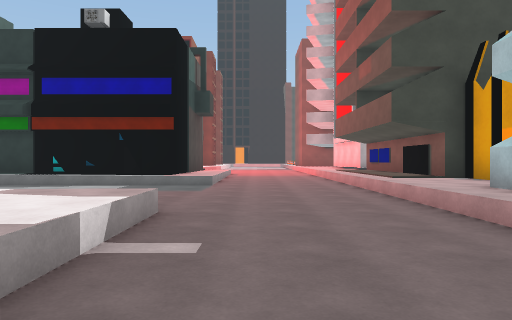
[1] (above)

24 first-person views from a walk through a scene from a Unity 3-D project. The camera is 1.3 m above the floor, looks level and sees 70° across. The floor is counted in squares, 2 m on a side. Each view is taken from the middle of a square. On the plan, view 1 faces up. The plan holds only what a view shows up to about 11 squares ahead; the rest is blank. The place goes on beyond the plan. The player is left out.

[2]
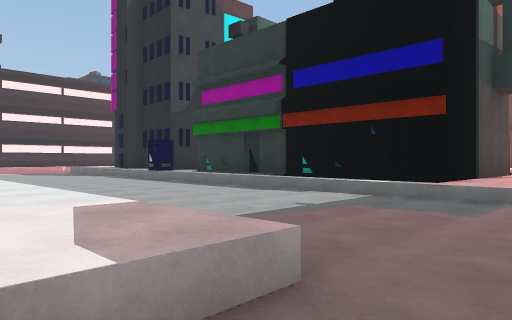

[3]
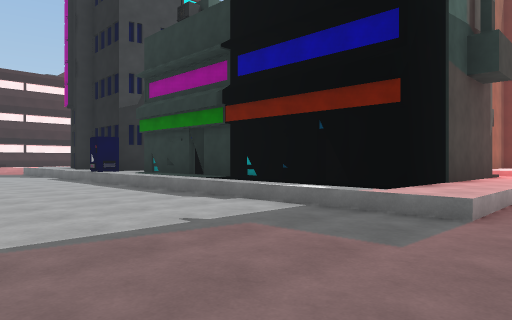

[4]
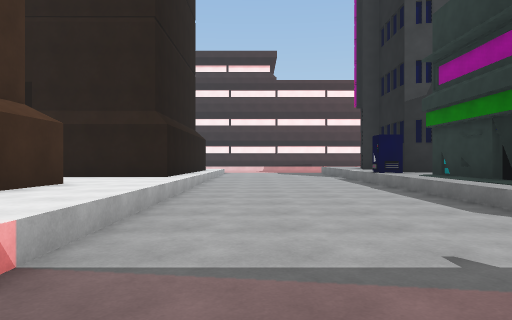

[5]
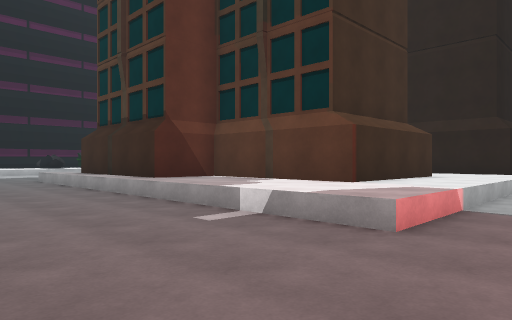

[6]
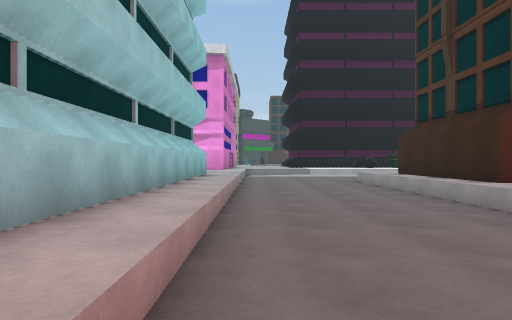

[7]
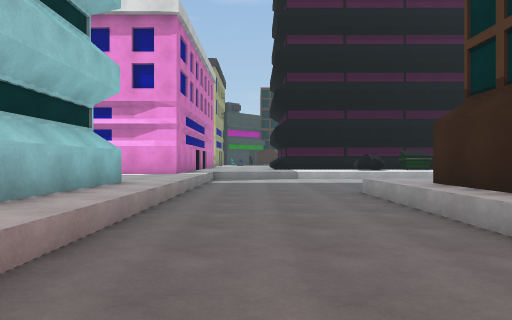

[8]
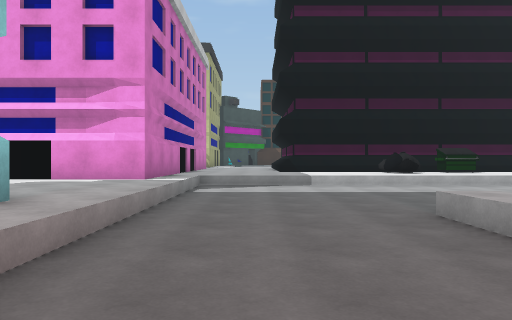

[9]
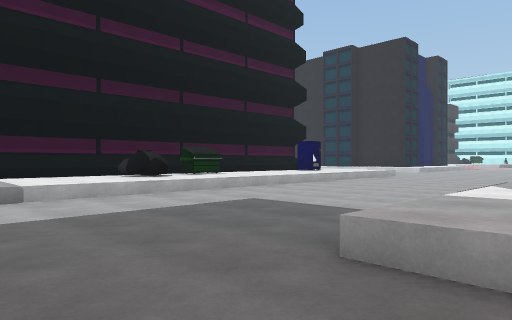

[10]
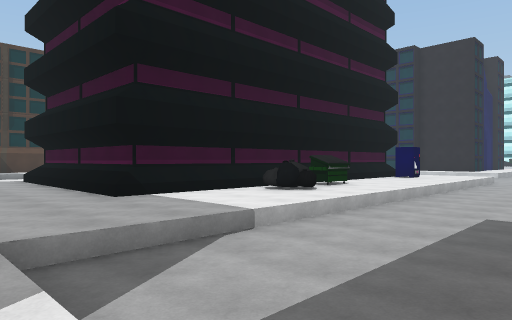

[11]
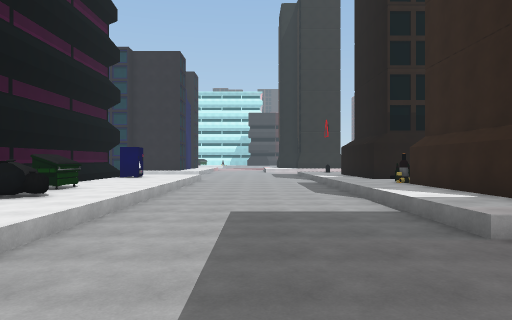

[12]
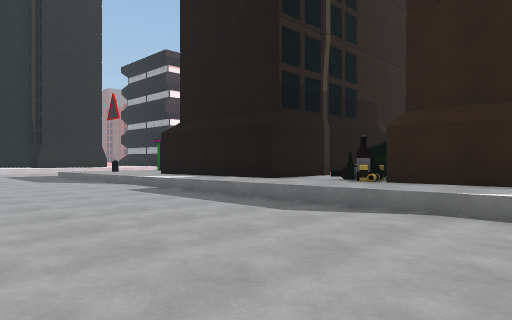

[13]
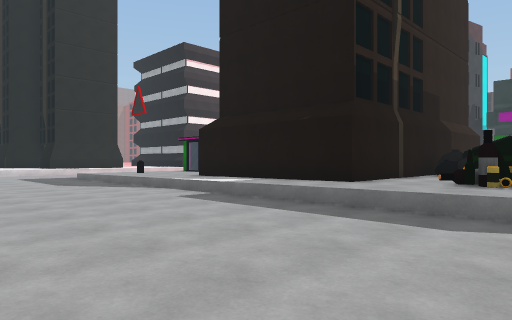

[14]
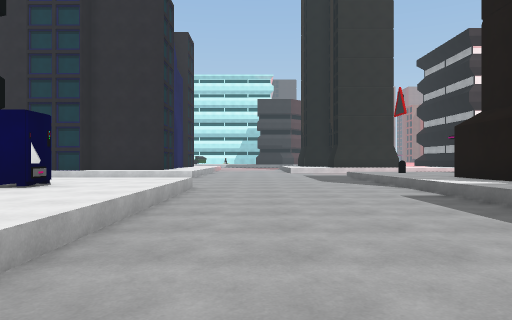

[15]
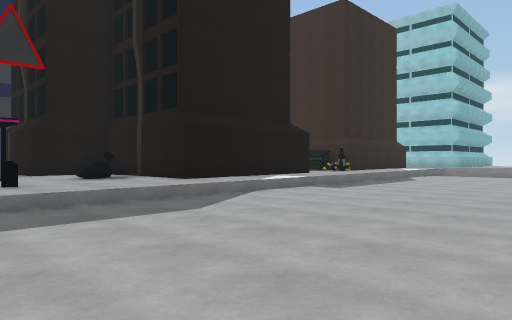

[16]
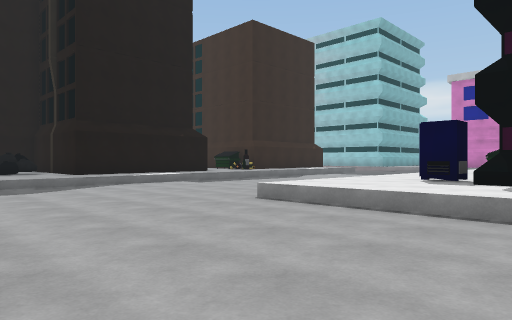

[17]
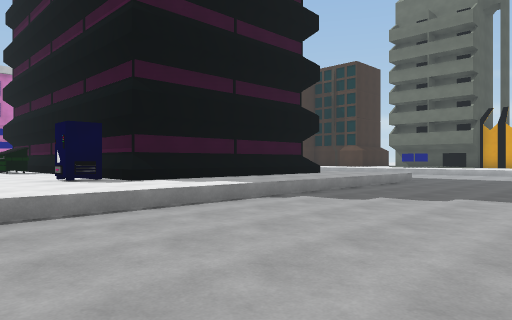

[18]
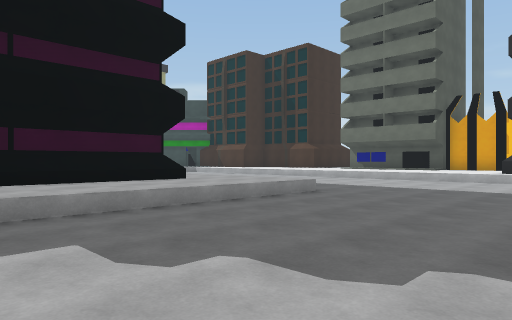

[19]
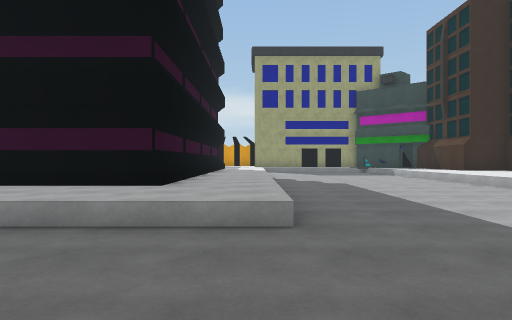

[20]
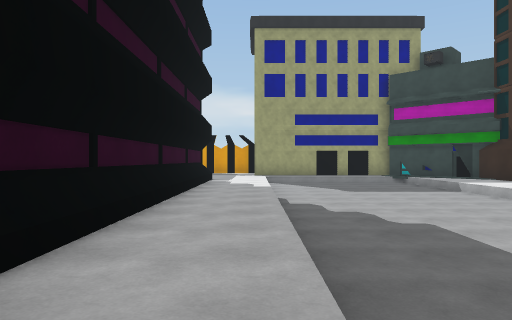

[21]
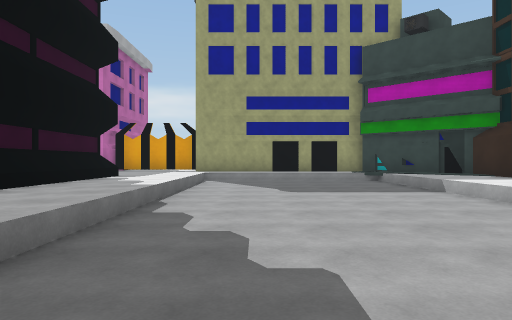

[22]
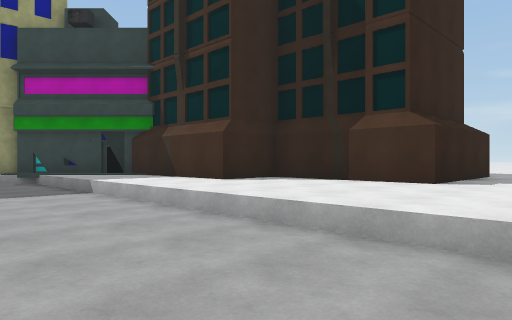

[23]
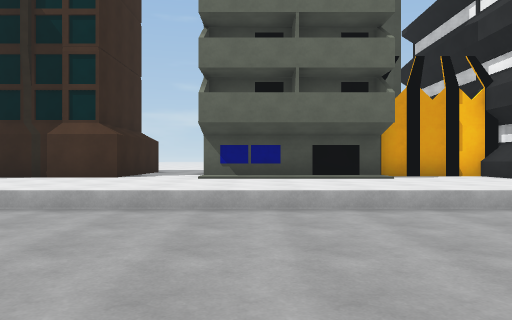

[24]
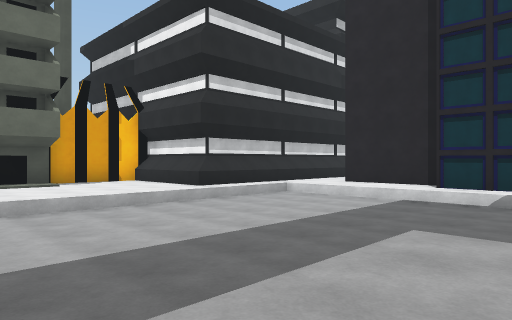

### Floor plan
Key: @ floor where view 1 was taken; # wall or solid block; . main floor; : floor 0.5 m higher than the main floor; / step, stairs or slope; = window, fence, low wall or low ledge; O other object.
Columns run from 19 left of view 1 to 6 right of it. Each row starts with its distance up from view 1.
 14                 #:
 13                 #:/
 12                 #:/
 11        #:########:/...::#
 10        O::::::::::/...::#
  9        ...............::#
  8        ...............::#
  7        ...............::#
  6        ...............::
  5        ...............:#
  4        ###::::::::/...:#
  3          #::::::::/...:#
  2          #::####::/...:#
  1    #     #     #::/...:#
  0    ##    #     #::/@..:#
 -1  O:: #   #O    ###/...:#
 -2  O:: #   #:      #/...:#
 -3  O:OO#   #:      #/...:#
 -4   :::#   #::O#####/...:#
 -5  =:::#####::O:::::/...:#
 -6  :::::::::::::::::/...::
 -7  .....................::
 -8  .....................:::
 -9 ......................::::
-10 ......................:###
-11  .....................:#
-12 . ....:::::::::::::::::#
-13  /....:::::::::OO::::::#
-14  /....::O::::OOO::::::
-15   ....::############::
-16  /....::#          #::
-17   ....::#          #:
-18  /....::#          #:
-19  /....::#          #:
-20   ....::############::
-21   ....::::::::::::::::
-22  /....::::::::::::::::
-23 #/....................
-24 #/....................
-25 :/....................
-26 :/....................
-27 :/.................... #
-28  /////////////////////##
-29  ###:::::::::::::::::##
-30    #::::::::::::######
-31    #::::::::::::#
-32    ########::####
-33            ::#
-34            ::#
-35             :#

Positions as (right, up) in squares from view 1, and headings:
1: (0, 0), facing up
2: (0, 3), facing up-left
3: (0, 5), facing up-left
4: (-1, 6), facing left
5: (2, 6), facing down-left
6: (2, 5), facing down
7: (1, 1), facing down
8: (1, -2), facing down
9: (1, -5), facing down-left
10: (3, -8), facing down-left
11: (3, -9), facing left
12: (-4, -11), facing up-left
13: (-6, -11), facing up-left
14: (-5, -10), facing left
15: (-19, -12), facing up-right
16: (-18, -16), facing up-right
17: (-18, -11), facing down-right
18: (-18, -16), facing down-right
19: (-17, -22), facing right
20: (-12, -22), facing right
21: (-9, -24), facing right
22: (-9, -25), facing down-right
23: (-10, -23), facing down
24: (-10, -21), facing down-left
